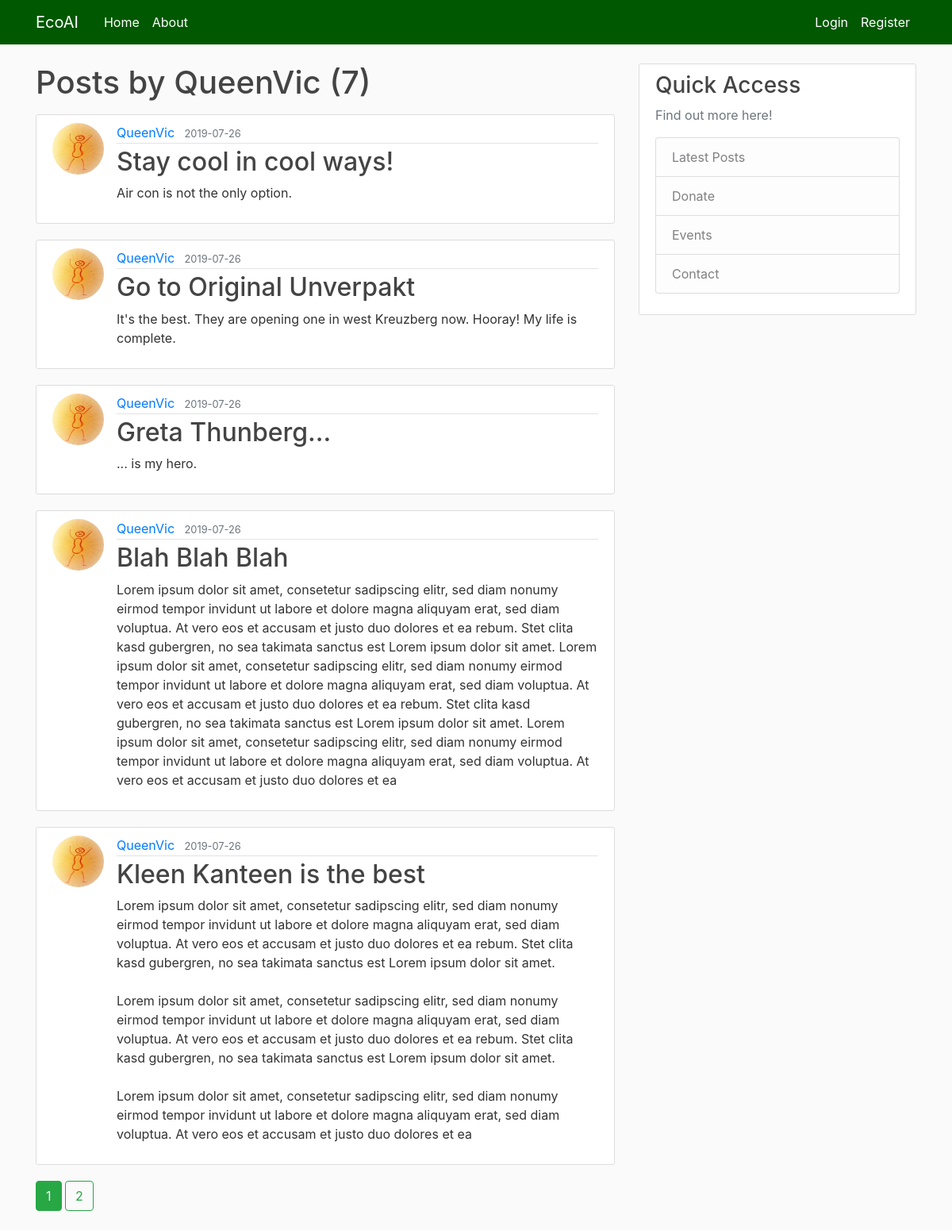
Screenshot of /user/QueenVic with the database file from the repository.
### flaskblog/models.py (models this page shows, shortened)
class User(db.Model, UserMixin):
    id = db.Column(db.Integer, primary_key=True)
    username = db.Column(db.String(20), unique=True, nullable=False)
    email = db.Column(db.String(120), unique=True, nullable=False)
    image_file = db.Column(db.String(20), nullable=False, default='default.jpg')
    password = db.Column(db.String(60), nullable=False)
    post = db.relationship('Post', backref='author', lazy=True) #this relates the User to Post

class Post(db.Model):
    id = db.Column(db.Integer, primary_key=True)
    title = db.Column(db.String(100), nullable=False)
    date_posted = db.Column(db.DateTime, nullable=False, default=datetime.utcnow)
    content = db.Column(db.Text, nullable=False)
    user_id = db.Column(db.Integer, db.ForeignKey('user.id'), nullable=False) #this relates Post to User

### flaskblog/routes.py (the view)
@app.route("/user/<string:username>")
def user_posts(username):
    page = request.args.get('page', 1, type=int)
    user = User.query.filter_by(username=username).first_or_404()
    posts = Post.query.filter_by(author=user)\
        .order_by(Post.date_posted.desc())\
            .paginate(page=page, per_page=5)
    return render_template('user_posts.html', posts=posts, user=user)

### flaskblog/templates/user_posts.html
{% extends "layout.html" %}
{% block content %}
    <h1 class="mb-3">Posts by {{ user.username }} ({{ posts.total }})</h1>
    {% for post in posts.items %}
        <article class="media content-section">
            <img class="rounded-circle article-img" src="{{ url_for('static', filename='profile_pics/' + post.author.image_file) }}">
            <div class="media-body">
              <div class="article-metadata">
                <a class="mr-2" href="{{ url_for('user_posts', username=post.author.username)}}">{{ post.author.username }}</a>
                <small class="text-muted">{{ post.date_posted.strftime('%Y-%m-%d') }}</small>
              </div>
              <h2><a class="article-title" href="{{ url_for('post', post_id=post.id) }}">
                  {{ post.title }}
                </a></h2>
              <p class="article-content">{{ post.content }}</p>
            </div>
        </article>
    {% endfor %}
    {% for page_num in posts.iter_pages(left_edge=1, right_edge=1, left_current=1, right_current=2) %}
        {% if page_num %}
            {% if posts.page == page_num %}
                <a class="btn btn-success mb-4" href="{{ url_for('user_posts', username=user.username, page=page_num)}}">{{ page_num }}</a>
            {% else %}
                <a class="btn btn-outline-success mb-4" href="{{ url_for('user_posts', username=user.username, page=page_num)}}">{{ page_num }}</a>
            {% endif %}
        {% else %}
            ...
        {% endif %}
    {% endfor %}
{% endblock content %}

### flaskblog/static/main.css (style rules this page uses)
body { background: #fafafa; color: #333333; margin-top: 5rem; }
h1, h2, h3, h4, h5, h6 { color: #444444; }
.content-section { background: #ffffff; padding: 10px 20px; border: 1px solid #dddddd; border-radius: 3px; margin-bottom: 20px; }
.article-title { color: #444444; }
.article-content { white-space: pre-line; }
.article-img { height: 65px; width: 65px; margin-right: 16px; }
.article-metadata { padding-bottom: 1px; margin-bottom: 4px; border-bottom: 1px solid #e3e3e3 }
.text-muted { color: #005800; }

### rows the page displays
User: username "QueenVic"
Post: image_file (picture), author.username "QueenVic", date_posted "2019-07-26", title "Stay cool in cool ways!", content "Air con is not the only option."
Post: image_file (picture), author.username "QueenVic", date_posted "2019-07-26", title "Go to Original Unverpakt", content "It's the best. They are opening one in west Kreuzberg now. Hooray! My life is complete."
Post: image_file (picture), author.username "QueenVic", date_posted "2019-07-26", title "Greta Thunberg...", content "... is my hero."
Post: image_file (picture), author.username "QueenVic", date_posted "2019-07-26", title "Blah Blah Blah", content "Lorem ipsum dolor sit amet, consetetur sadipscing elitr, sed diam nonumy eirmod tempor invidunt ut labore et dolore magna aliquyam erat, sed diam voluptua. At vero eos et accusam et justo duo dolores et ea rebum. Stet clita kasd gubergren, no sea takimata sanctus est Lorem ipsum dolor sit amet. Lorem ipsum dolor sit amet, consetetur sadipscing elitr, sed diam nonumy eirmod tempor invidunt ut labore et dolore magna aliquyam erat, sed diam voluptua. At vero eos et accusam et justo duo dolores et ea rebum. Stet clita kasd gubergren, no sea takimata sanctus est Lorem ipsum dolor sit amet. Lorem ipsum dolor sit amet, consetetur sadipscing elitr, sed diam nonumy eirmod tempor invidunt ut labore…"
Post: image_file (picture), author.username "QueenVic", date_posted "2019-07-26", title "Kleen Kanteen is the best", content "Lorem ipsum dolor sit amet, consetetur sadipscing elitr, sed diam nonumy eirmod tempor invidunt ut labore et dolore magna aliquyam erat, sed diam voluptua. At vero eos et accusam et justo duo dolores et ea rebum. Stet clita kasd gubergren, no sea takimata sanctus est Lorem ipsum dolor sit amet. Lorem ipsum dolor sit amet, consetetur sadipscing elitr, sed diam nonumy eirmod tempor invidunt ut labore et dolore magna aliquyam erat, sed diam voluptua. At vero eos et accusam et justo duo dolores et ea rebum. Stet clita kasd gubergren, no sea takimata sanctus est Lorem ipsum dolor sit amet. Lorem ipsum dolor sit amet, consetetur sadipscing elitr, sed diam nonumy eirmod tempor invidunt ut labore…"

### other values shown
{{ posts.total }} "7"
{{ page_num }} "1"
{{ page_num }} "2"
